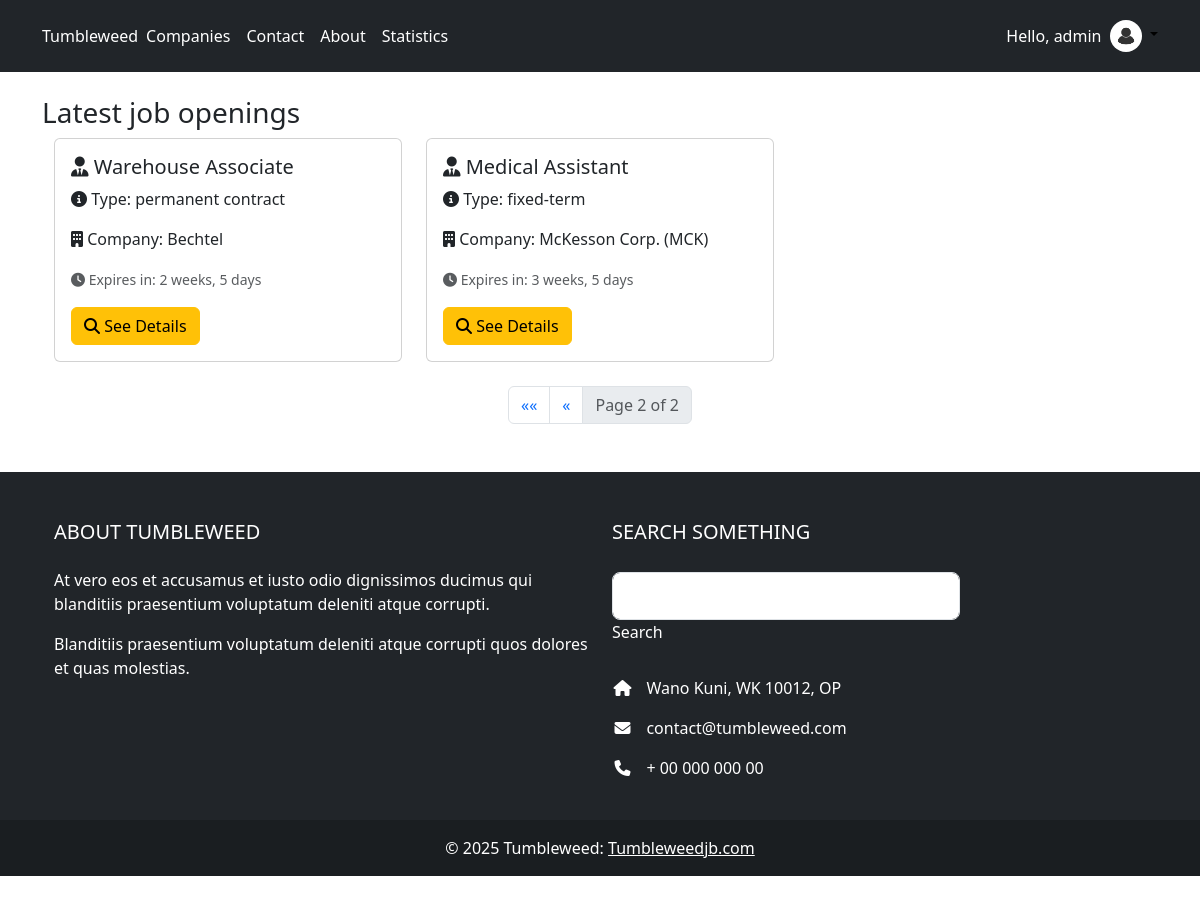
Page /?page=2 (signed in) on the committed database.
### JobBoard/models.py (models this page shows, shortened)
class CustomUser(AbstractUser):
    id = models.UUIDField(primary_key=True, default=uuid.uuid4, editable=False)
    first_name = models.CharField(max_length=50)
    middle_name = models.CharField(max_length=50, blank=True, null=True)
    last_name = models.CharField(max_length=50)
    email = models.EmailField()
    birth_date = models.DateField(auto_now=False, auto_now_add=False, default=None, null=True, blank=True,)
    Phone = models.CharField(max_length=15)
    class meta:
        verbose_name_plural = "Users"

class job_opening(models.Model):
    id = models.UUIDField(primary_key=True, default=uuid.uuid4, editable=False)
    position_name = models.CharField(max_length=100)
    reference = models.UUIDField(default=uuid.uuid4, editable=False)
    description = HTMLField()
    contrat_type =(
        ('permanent contract','permanent contract'),
        ('fixed-term','fixed-term'),
        ('Internship','Internship'),
    )
    type = models.CharField(max_length=50, choices=contrat_type, default=None)
    salary = models.FloatField()
    expiration_date = models.DateField()
    Company = models.ForeignKey(Company, on_delete=models.DO_NOTHING)
    created_at = models.DateField(auto_now=True)
    class meta:
        verbose_name_plural = "Job Openings"

class Company(models.Model):
    id = models.UUIDField(primary_key=True, default=uuid.uuid4, editable=False)
    name = models.CharField(max_length=200)
    size_choice = (
        ('0 - 10', '0 - 10'),
        ('10 - 30', '10 - 30'),
        ('30 - 50', '30 - 50'),
        ('50 - 100+', '50 - 100+')
    )
    employee_size = models.CharField(max_length=15, choices=size_choice)
    sector_choice =(
        ('Construction','Construction'),
        ('Financial Services','Financial Services'),
        ('Foodservice','Foodservice'),
        ('Healthcare','Healthcare'),
        ('Technology & Telecom','Technology & Telecom'),
        ('Other','Other')
    )
    sector = models.CharField(max_length=50, choices=sector_choice)
    logo = models.ImageField(upload_to="images/")
    email = models.EmailField(max_length=254)
    class meta:
        verbose_name_plural = "Companies"

### JobBoard/views.py (the view)
# urls.py: path('', views.index, name="index"),
def index(request):
    JOpening = job_opening.objects.all()
    paginator = Paginator(JOpening, 9)
    page = request.GET.get('page')
    try:
        data_page = paginator.page(page)
    except PageNotAnInteger:
        data_page = paginator.page(1)
    except EmptyPage:
        data_page = paginator.page(paginator.num_pages)
    context = {
        'data_page': data_page,
        }
    return render(request, "JobBoard/index.html", context)

### JobBoard/templates/JobBoard/index.html (shortened to what this page needs)
{% extends "base.html" %} {% load static %}
{% block content %}
<h3>Latest job openings</h3>
<div class="container">
  <div class="row">
      {% for data in data_page %}
      <div class="col-md-4 mb-4">
          <div class="card">
              <div class="card-body">
                  <h5 class="card-title"><i class="fas fa-user-tie"></i> {{ data.position_name }}</h5>
                  <p class="card-text"><i class="fas fa-info-circle"></i> Type: {{ data.type }}</p>
                  <p class="card-text"><i class="fas fa-building"></i> Company: {{ data.Company.name }}</p>
                  <p class="card-text">
                      <small class="text-muted"><i class="fas fa-clock"></i> Expires in: {{ data.expiration_date|timeuntil }}</small>
                  </p>
                  <a href="{% url 'opening-details' pk=data.pk %}" class="btn btn-warning"><i class="fas fa-search"></i> See Details</a>
              </div>
          </div>
      </div>
      {% endfor %}
  </div>
</div>
<div class="container">
    <nav aria-label="Page navigation">
      <ul class="pagination justify-content-center">
        {% if data_page.has_previous %}
          <li class="page-item">
            <a class="page-link" href="?page=1" aria-label="First">
              <span aria-hidden="true">&laquo;&laquo;</span>
            </a>
          </li>
          <li class="page-item">
            <a class="page-link" href="?page={{ data_page.previous_page_number }}" aria-label="Previous">
              <span aria-hidden="true">&laquo;</span>
            </a>
          </li>
        {% endif %}
        <li class="page-item disabled">
          <span class="page-link">Page {{ data_page.number }} of {{ data_page.paginator.num_pages }}</span>
        </li>
      </ul>
    </nav>
  </div>
{%endblock content %}

### templates/base.html (shortened to what this page needs)
{% load static %}
<!DOCTYPE html>
<html lang="en">
  <head>
    <link
      rel="stylesheet"
      href="https://cdn.jsdelivr.net/npm/bootstrap@5.3.2/dist/css/bootstrap.min.css"
    />
    <link
      rel="stylesheet"
      href="https://cdnjs.cloudflare.com/ajax/libs/font-awesome/6.4.2/css/all.min.css"
    />
  </head>
  <body>
    <header class="p-3 text-bg-dark">
      <div class="container">
        <div
          class="d-flex flex-wrap align-items-center justify-content-center justify-content-lg-start"
        >
          <a
            href="/"
            class="d-flex align-items-center mb-2 mb-lg-0 text-white text-decoration-none"
          >
            Tumbleweed
          </a>
          <ul
            class="nav col-12 col-lg-auto me-lg-auto mb-2 justify-content-center mb-md-0"
          >
            <li>
              <a href="{% url 'companies'%}" class="nav-link px-2 text-white"
                >Companies</a
              >
            </li>
            <li>
              <a href="{% url 'contact'%}" class="nav-link px-2 text-white"
                >Contact</a
              >
            </li>
            <li>
              <a href="{% url 'about'%}" class="nav-link px-2 text-white"
                >About</a
              >
            </li>
            <li>
              <a href="{% url 'companies-json'%}" class="nav-link px-2 text-white"
                >Statistics</a
              >
            </li>
          </ul>
          {% if user.is_authenticated %} Hello, {{user.first_name}} &nbsp;
          <div class="dropdown text-end">
            <a
              href="#"
              class="d-block link-body-emphasis text-decoration-none dropdown-toggle"
              data-bs-toggle="dropdown"
              aria-expanded="false"
            >
              <img
                src="{% static 'user-profile.png'%}"
                alt="mdo"
                width="32"
                height="32"
                class="rounded-circle"
              />
            </a>
          </div>
          {% endif %}
        </div>
      </div>
    </header>
    <div class="container my-4">{% block content %} {% endblock content %}</div>
  </body>
  <div class="my-5">
    <footer class="text-white text-center text-lg-start bg-dark">
      <div class="container p-4">
        <div class="row mt-4">
          <div class="col-lg-6 col-md-12 mb-4 mb-md-0">
            <h5 class="text-uppercase mb-4">About Tumbleweed</h5>
            <p>
              At vero eos et accusamus et iusto odio dignissimos ducimus qui
              blanditiis praesentium voluptatum deleniti atque corrupti.
            </p>
            <p>
              Blanditiis praesentium voluptatum deleniti atque corrupti quos
              dolores et quas molestias.
            </p>
          </div>
          <div class="col-lg-4 col-md-6 mb-4 mb-md-0">
            <h5 class="text-uppercase mb-4 pb-1">Search something</h5>
            <div class="form-outline form-white mb-4">
              <input
                type="text"
                id="formControlLg"
                class="form-control form-control-lg"
              />
              <label class="form-label" for="formControlLg">Search</label>
            </div>
            <ul class="fa-ul" style="margin-left: 1.65em">
              <li class="mb-3">
                <span class="fa-li"><i class="fas fa-home"></i></span
                ><span class="ms-2">Wano Kuni, WK 10012, OP</span>
              </li>
              <li class="mb-3">
                <span class="fa-li"><i class="fas fa-envelope"></i></span
                ><span class="ms-2">contact@tumbleweed.com</span>
              </li>
              <li class="mb-3">
                <span class="fa-li"><i class="fas fa-phone"></i></span
                ><span class="ms-2">+ 00 000 000 00</span>
              </li>
            </ul>
          </div>
        </div>
      </div>
      <div>
        <div
          class="text-center p-3"
          style="background-color: rgba(0, 0, 0, 0.2)"
        >
          © 2025 Tumbleweed:
          <a class="text-white" href="https://mdbootstrap.com/"
            >Tumbleweedjb.com</a
          >
        </div>
      </div>
    </footer>
  </div>
</html>

### rows in the picture
CustomUser: first_name "admin"
job_opening: position_name "Warehouse Associate", type "permanent contract", Company.name "Bechtel", expiration_date "2 weeks, 5 days"
job_opening: position_name "Medical Assistant", type "fixed-term", Company.name "McKesson Corp. (MCK)", expiration_date "3 weeks, 5 days"

### other values in the picture
{{ data_page.number }} "2"
{{ data_page.paginator.num_pages }} "2"
